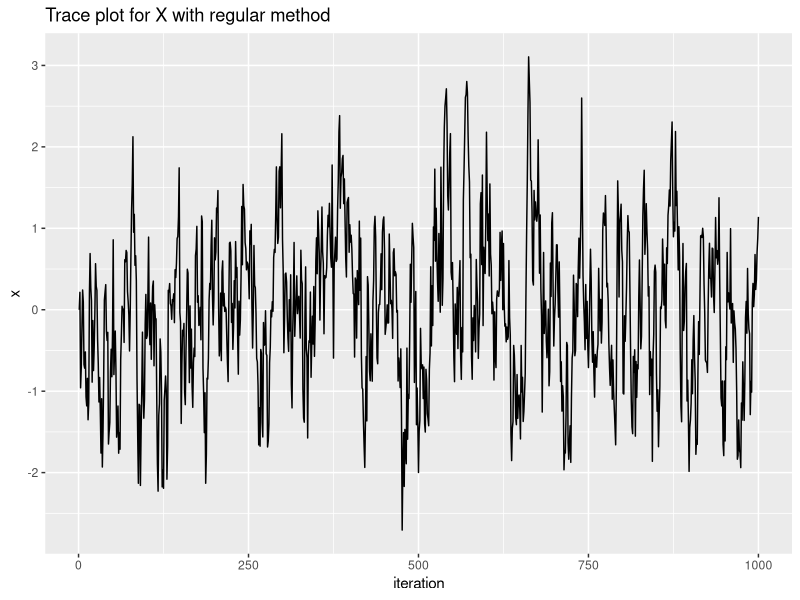
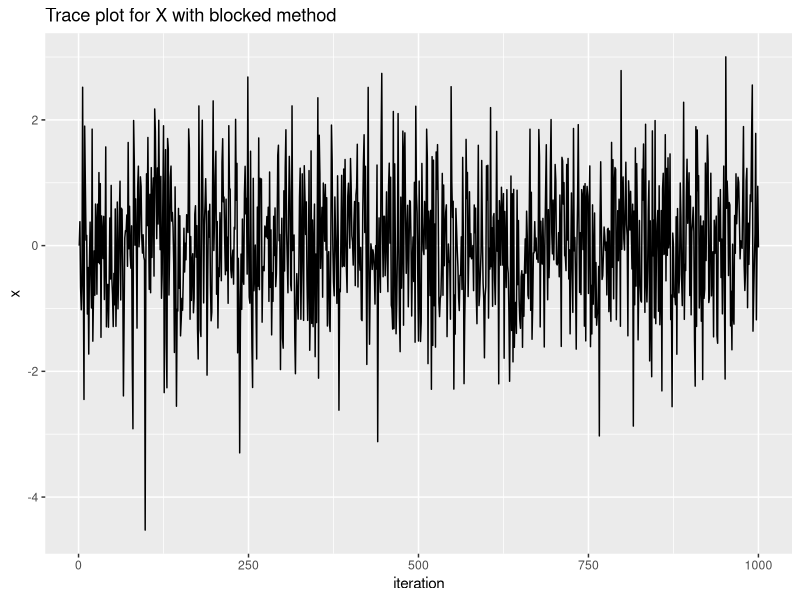
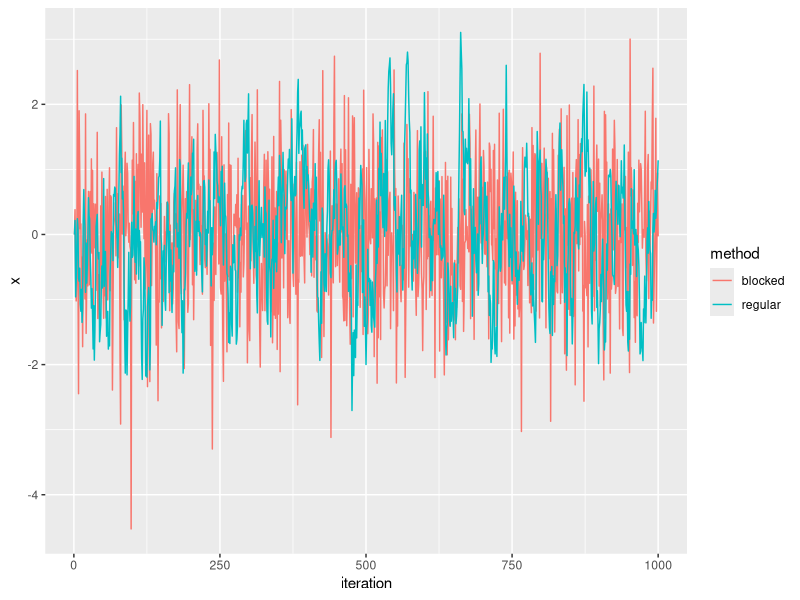

Here is the R script that generated these plots, in order:
library(data.table)
library(ggplot2)
library(MASS)

#Question 1
x.mean <- 0 + c(0.9, 0.1)%*%solve(matrix(c(1, 0.1, 0.1, 1), 2, byrow = TRUE))
x.var <- 1 - c(0.9, 0.1)%*%solve(matrix(c(1, 0.1, 0.1, 1), 2, byrow = TRUE))%*%matrix(c(0.9, 0.1), 2)
y.mean <- 0 + c(0.9, 0.1)%*%solve(matrix(c(1, 0.1, 0.1, 1), 2, byrow = TRUE))
y.var <- 1 - c(0.9, 0.1)%*%solve(matrix(c(1, 0.1, 0.1, 1), 2, byrow = TRUE))%*%matrix(c(0.9, 0.1), 2)
z.mean <- 0 + c(0.1, 0.1)%*%solve(matrix(c(1, 0.9, 0.9, 1), 2, byrow = TRUE))
z.var <- 1 - c(0.1, 0.1)%*%solve(matrix(c(1, 0.9, 0.9, 1), 2, byrow = TRUE))%*%matrix(c(0.1, 0.1), 2)

#Question 2
x <- 0
y <- 0
z <- 0
for(i in 2:1000) {
  x[i] = rnorm(1, x.mean[1]*y[i-1] + x.mean[2]*z[i-1], sqrt(x.var))
  y[i] = rnorm(1, y.mean[1]*x[i] + y.mean[2]*z[i-1], sqrt(y.var))
  z[i] = rnorm(1, z.mean[1]*x[i] + z.mean[2]*y[i], sqrt(z.var))
}

data.regular <- data.table(iteration = seq(1, 1000), x = x, method = "regular")
ggplot(data.regular, aes(x = iteration, y = x)) + geom_path() + labs(title = "Trace plot for X with regular method")

#Question 3
xy.mean <- matrix(c(0, 0), 2) + matrix(c(0.1, 0.1), 2)
xy.var <- matrix(c(1, 0.9, 0.9, 1), 2, byrow = TRUE) - matrix(c(0.1, 0.1), 2)%*%c(0.1, 0.1)

x.b <- 0
y.b <- 0
z.b <- 0
for(i in 2:1000) {
  xy = mvrnorm(1, matrix(c(0.1, 0.1), 2)*z.b[i-1], matrix(c(0.99, 0.89, 0.89, 0.99), 2, byrow = TRUE))
  x.b[i] = xy[1]
  y.b[i] = xy[2]
  z.b[i] = rnorm(1, z.mean[1]*x.b[i] + z.mean[2]*y.b[i], sqrt(z.var))
}

data.block <- data.table(iteration = seq(1, 1000), x = x.b, method = "blocked")
ggplot(data.block, aes(x = iteration, y = x)) + geom_path() + labs(title = "Trace plot for X with blocked method")

#Trace plots on the same plot
data <- rbindlist(list(data.regular, data.block))
ggplot(data, aes(x = iteration, y = x, group = method)) + geom_path(aes(color = method))
